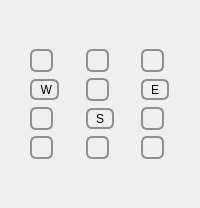
  <widget class="QDockWidget" name="dockWidget">
   <property name="windowTitle">
    <string>PanTool</string>
   </property>
   <attribute name="dockWidgetArea">
    <number>1</number>
   </attribute>
   <widget class="QWidget" name="dockWidgetContents_2">
    <layout class="QVBoxLayout" name="verticalLayout_13">
     <item>
      <spacer name="verticalSpacer_3">
       <property name="orientation">
        <enum>Qt::Vertical</enum>
       </property>
       <property name="sizeHint" stdset="0">
        <size>
         <width>20</width>
         <height>40</height>
        </size>
       </property>
      </spacer>
     </item>
     <item>
      <layout class="QGridLayout" name="gridLayout">
       <item row="7" column="1">
        <widget class="QToolButton" name="west">
         <property name="toolTip">
          <string>West</string>
         </property>
         <property name="styleSheet">
          <string notr="true"> QToolButton { /* all types of tool button */
     border: 2px solid #8f8f91;
     border-radius: 6px;
     background-color: qlineargradient(x1: 0, y1: 0, x2: 0, y2: 1,
                                       stop: 0 #f6f7fa, stop: 1 #dadbde);
 }

 QToolButton[popupMode=&quot;1&quot;] { /* only for MenuButtonPopup */
     padding-right: 20px; /* make way for the popup button */
 }

 QToolButton:pressed {
     background-color: qlineargradient(x1: 0, y1: 0, x2: 0, y2: 1,
                                       stop: 0 #dadbde, stop: 1 #f6f7fa);
 }

 QToolButton:checked {
     background-color: qlineargradient(x1: 0, y1: 0, x2: 0, y2: 1,
                                       stop: 0 white, stop: 1 blue);
 }

 /* the subcontrols below are used only in the MenuButtonPopup mode */
 QToolButton::menu-button {
     border: 2px solid gray;
     border-top-right-radius: 6px;
     border-bottom-right-radius: 6px;
     /* 16px width + 4px for border = 20px allocated above */
     width: 16px;
 }

 QToolButton::menu-arrow {
     image: url(downarrow.png);
 }

 QToolButton::menu-arrow:open {
     top: 1px; left: 1px; /* shift it a bit */
 }</string>
         </property>
         <property name="text">
          <string> W</string>
         </property>
         <property name="icon">
          <iconset resource="../resources.qrc">
           <normaloff>:/icons/shapeimage_5.png</normaloff>:/icons/shapeimage_5.png</iconset>
         </property>
        </widget>
       </item>
       <item row="7" column="4">
        <widget class="QToolButton" name="east">
         <property name="toolTip">
          <string>East</string>
         </property>
         <property name="styleSheet">
          <string notr="true"> QToolButton { /* all types of tool button */
     border: 2px solid #8f8f91;
     border-radius: 6px;
     background-color: qlineargradient(x1: 0, y1: 0, x2: 0, y2: 1,
                                       stop: 0 #f6f7fa, stop: 1 #dadbde);
 }

 QToolButton[popupMode=&quot;1&quot;] { /* only for MenuButtonPopup */
     padding-right: 20px; /* make way for the popup button */
 }

 QToolButton:pressed {
     background-color: qlineargradient(x1: 0, y1: 0, x2: 0, y2: 1,
                                       stop: 0 #dadbde, stop: 1 #f6f7fa);
 }

 QToolButton:checked {
     background-color: qlineargradient(x1: 0, y1: 0, x2: 0, y2: 1,
                                       stop: 0 white, stop: 1 blue);
 }

 /* the subcontrols below are used only in the MenuButtonPopup mode */
 QToolButton::menu-button {
     border: 2px solid gray;
     border-top-right-radius: 6px;
     border-bottom-right-radius: 6px;
     /* 16px width + 4px for border = 20px allocated above */
     width: 16px;
 }

 QToolButton::menu-arrow {
     image: url(downarrow.png);
 }

 QToolButton::menu-arrow:open {
     top: 1px; left: 1px; /* shift it a bit */
 }</string>
         </property>
         <property name="text">
          <string> E </string>
         </property>
         <property name="icon">
          <iconset resource="../resources.qrc">
           <normaloff>:/icons/shapeimage_4.png</normaloff>:/icons/shapeimage_4.png</iconset>
         </property>
        </widget>
       </item>
       <item row="7" column="3">
        <widget class="QToolButton" name="center">
         <property name="styleSheet">
          <string notr="true"> QToolButton { /* all types of tool button */
     border: 2px solid #8f8f91;
     border-radius: 6px;
     background-color: qlineargradient(x1: 0, y1: 0, x2: 0, y2: 1,
                                       stop: 0 #f6f7fa, stop: 1 #dadbde);
 }

 QToolButton[popupMode=&quot;1&quot;] { /* only for MenuButtonPopup */
     padding-right: 20px; /* make way for the popup button */
 }

 QToolButton:pressed {
     background-color: qlineargradient(x1: 0, y1: 0, x2: 0, y2: 1,
                                       stop: 0 #dadbde, stop: 1 #f6f7fa);
 }

 QToolButton:checked {
     background-color: qlineargradient(x1: 0, y1: 0, x2: 0, y2: 1,
                                       stop: 0 white, stop: 1 blue);
 }

 /* the subcontrols below are used only in the MenuButtonPopup mode */
 QToolButton::menu-button {
     border: 2px solid gray;
     border-top-right-radius: 6px;
     border-bottom-right-radius: 6px;
     /* 16px width + 4px for border = 20px allocated above */
     width: 16px;
 }

 QToolButton::menu-arrow {
     image: url(downarrow.png);
 }

 QToolButton::menu-arrow:open {
     top: 1px; left: 1px; /* shift it a bit */
 }</string>
         </property>
         <property name="text">
          <string/>
         </property>
         <property name="icon">
          <iconset resource="../resources.qrc">
           <normaloff>:/icons/pan.png</normaloff>:/icons/pan.png</iconset>
         </property>
        </widget>
       </item>
       <item row="9" column="1">
        <widget class="QToolButton" name="southwest">
         <property name="toolTip">
          <string>SouthWest</string>
         </property>
         <property name="styleSheet">
          <string notr="true"> QToolButton { /* all types of tool button */
     border: 2px solid #8f8f91;
     border-radius: 6px;
     background-color: qlineargradient(x1: 0, y1: 0, x2: 0, y2: 1,
                                       stop: 0 #f6f7fa, stop: 1 #dadbde);
 }

 QToolButton[popupMode=&quot;1&quot;] { /* only for MenuButtonPopup */
     padding-right: 20px; /* make way for the popup button */
 }

 QToolButton:pressed {
     background-color: qlineargradient(x1: 0, y1: 0, x2: 0, y2: 1,
                                       stop: 0 #dadbde, stop: 1 #f6f7fa);
 }

 QToolButton:checked {
     background-color: qlineargradient(x1: 0, y1: 0, x2: 0, y2: 1,
                                       stop: 0 white, stop: 1 blue);
 }

 /* the subcontrols below are used only in the MenuButtonPopup mode */
 QToolButton::menu-button {
     border: 2px solid gray;
     border-top-right-radius: 6px;
     border-bottom-right-radius: 6px;
     /* 16px width + 4px for border = 20px allocated above */
     width: 16px;
 }

 QToolButton::menu-arrow {
     image: url(downarrow.png);
 }

 QToolButton::menu-arrow:open {
     top: 1px; left: 1px; /* shift it a bit */
 }</string>
         </property>
         <property name="text">
          <string/>
         </property>
         <property name="icon">
          <iconset resource="../resources.qrc">
           <normaloff>:/icons/shapeimage_8.png</normaloff>:/icons/shapeimage_8.png</iconset>
         </property>
        </widget>
       </item>
       <item row="9" column="3">
        <widget class="QToolButton" name="south">
         <property name="toolTip">
          <string>South</string>
         </property>
         <property name="styleSheet">
          <string notr="true"> QToolButton { /* all types of tool button */
     border: 2px solid #8f8f91;
     border-radius: 6px;
     background-color: qlineargradient(x1: 0, y1: 0, x2: 0, y2: 1,
                                       stop: 0 #f6f7fa, stop: 1 #dadbde);
 }

 QToolButton[popupMode=&quot;1&quot;] { /* only for MenuButtonPopup */
     padding-right: 20px; /* make way for the popup button */
 }

 QToolButton:pressed {
     background-color: qlineargradient(x1: 0, y1: 0, x2: 0, y2: 1,
                                       stop: 0 #dadbde, stop: 1 #f6f7fa);
 }

 QToolButton:checked {
     background-color: qlineargradient(x1: 0, y1: 0, x2: 0, y2: 1,
                                       stop: 0 white, stop: 1 blue);
 }

 /* the subcontrols below are used only in the MenuButtonPopup mode */
 QToolButton::menu-button {
     border: 2px solid gray;
     border-top-right-radius: 6px;
     border-bottom-right-radius: 6px;
     /* 16px width + 4px for border = 20px allocated above */
     width: 16px;
 }

 QToolButton::menu-arrow {
     image: url(downarrow.png);
 }

 QToolButton::menu-arrow:open {
     top: 1px; left: 1px; /* shift it a bit */
 }</string>
         </property>
         <property name="text">
          <string> S </string>
         </property>
         <property name="icon">
          <iconset resource="../resources.qrc">
           <normaloff>:/icons/shapeimage_6.png</normaloff>:/icons/shapeimage_6.png</iconset>
         </property>
        </widget>
       </item>
       <item row="9" column="4">
        <widget class="QToolButton" name="southeast">
         <property name="toolTip">
          <string>SouthEast</string>
         </property>
         <property name="styleSheet">
          <string notr="true"> QToolButton { /* all types of tool button */
     border: 2px solid #8f8f91;
     border-radius: 6px;
     background-color: qlineargradient(x1: 0, y1: 0, x2: 0, y2: 1,
                                       stop: 0 #f6f7fa, stop: 1 #dadbde);
 }

 QToolButton[popupMode=&quot;1&quot;] { /* only for MenuButtonPopup */
     padding-right: 20px; /* make way for the popup button */
 }

 QToolButton:pressed {
     background-color: qlineargradient(x1: 0, y1: 0, x2: 0, y2: 1,
                                       stop: 0 #dadbde, stop: 1 #f6f7fa);
 }

 QToolButton:checked {
     background-color: qlineargradient(x1: 0, y1: 0, x2: 0, y2: 1,
                                       stop: 0 white, stop: 1 blue);
 }

 /* the subcontrols below are used only in the MenuButtonPopup mode */
 QToolButton::menu-button {
     border: 2px solid gray;
     border-top-right-radius: 6px;
     border-bottom-right-radius: 6px;
     /* 16px width + 4px for border = 20px allocated above */
     width: 16px;
 }

 QToolButton::menu-arrow {
     image: url(downarrow.png);
 }

 QToolButton::menu-arrow:open {
     top: 1px; left: 1px; /* shift it a bit */
 }</string>
         </property>
         <property name="text">
          <string/>
         </property>
         <property name="icon">
          <iconset resource="../resources.qrc">
           <normaloff>:/icons/shapeimage_10.png</normaloff>:/icons/shapeimage_10.png</iconset>
         </property>
        </widget>
       </item>
       <item row="4" column="3">
        <widget class="QToolButton" name="north">
         <property name="toolTip">
          <string>North</string>
         </property>
         <property name="styleSheet">
          <string notr="true"> QToolButton { /* all types of tool button */
     border: 2px solid #8f8f91;
     border-radius: 6px;
     background-color: qlineargradient(x1: 0, y1: 0, x2: 0, y2: 1,
                                       stop: 0 #f6f7fa, stop: 1 #dadbde);
 }

 QToolButton[popupMode=&quot;1&quot;] { /* only for MenuButtonPopup */
     padding-right: 20px; /* make way for the popup button */
 }

 QToolButton:pressed {
     background-color: qlineargradient(x1: 0, y1: 0, x2: 0, y2: 1,
                                       stop: 0 #dadbde, stop: 1 #f6f7fa);
 }

 QToolButton:checked {
     background-color: qlineargradient(x1: 0, y1: 0, x2: 0, y2: 1,
                                       stop: 0 white, stop: 1 blue);
 }

 /* the subcontrols below are used only in the MenuButtonPopup mode */
 QToolButton::menu-button {
     border: 2px solid gray;
     border-top-right-radius: 6px;
     border-bottom-right-radius: 6px;
     /* 16px width + 4px for border = 20px allocated above */
     width: 16px;
 }

 QToolButton::menu-arrow {
     image: url(downarrow.png);
 }

 QToolButton::menu-arrow:open {
     top: 1px; left: 1px; /* shift it a bit */
 }</string>
         </property>
         <property name="text">
          <string/>
         </property>
         <property name="icon">
          <iconset resource="../resources.qrc">
           <normaloff>:/icons/shapeimage_3.png</normaloff>:/icons/shapeimage_3.png</iconset>
         </property>
        </widget>
       </item>
       <item row="4" column="1">
        <widget class="QToolButton" name="northwest">
         <property name="toolTip">
          <string>NordWest</string>
         </property>
         <property name="styleSheet">
          <string notr="true"> QToolButton { /* all types of tool button */
     border: 2px solid #8f8f91;
     border-radius: 6px;
     background-color: qlineargradient(x1: 0, y1: 0, x2: 0, y2: 1,
                                       stop: 0 #f6f7fa, stop: 1 #dadbde);
 }

 QToolButton[popupMode=&quot;1&quot;] { /* only for MenuButtonPopup */
     padding-right: 20px; /* make way for the popup button */
 }

 QToolButton:pressed {
     background-color: qlineargradient(x1: 0, y1: 0, x2: 0, y2: 1,
                                       stop: 0 #dadbde, stop: 1 #f6f7fa);
 }

 QToolButton:checked {
     background-color: qlineargradient(x1: 0, y1: 0, x2: 0, y2: 1,
                                       stop: 0 white, stop: 1 blue);
 }

 /* the subcontrols below are used only in the MenuButtonPopup mode */
 QToolButton::menu-button {
     border: 2px solid gray;
     border-top-right-radius: 6px;
     border-bottom-right-radius: 6px;
     /* 16px width + 4px for border = 20px allocated above */
     width: 16px;
 }

 QToolButton::menu-arrow {
     image: url(downarrow.png);
 }

 QToolButton::menu-arrow:open {
     top: 1px; left: 1px; /* shift it a bit */
 }</string>
         </property>
         <property name="text">
          <string/>
         </property>
         <property name="icon">
          <iconset resource="../resources.qrc">
           <normaloff>:/icons/shapeimage_9.png</normaloff>:/icons/shapeimage_9.png</iconset>
         </property>
        </widget>
       </item>
       <item row="4" column="4">
        <widget class="QToolButton" name="northeast">
         <property name="toolTip">
          <string>NordEast</string>
         </property>
         <property name="styleSheet">
          <string notr="true"> QToolButton { /* all types of tool button */
     border: 2px solid #8f8f91;
     border-radius: 6px;
     background-color: qlineargradient(x1: 0, y1: 0, x2: 0, y2: 1,
                                       stop: 0 #f6f7fa, stop: 1 #dadbde);
 }

 QToolButton[popupMode=&quot;1&quot;] { /* only for MenuButtonPopup */
     padding-right: 20px; /* make way for the popup button */
 }

 QToolButton:pressed {
     background-color: qlineargradient(x1: 0, y1: 0, x2: 0, y2: 1,
                                       stop: 0 #dadbde, stop: 1 #f6f7fa);
 }

 QToolButton:checked {
     background-color: qlineargradient(x1: 0, y1: 0, x2: 0, y2: 1,
                                       stop: 0 white, stop: 1 blue);
 }

 /* the subcontrols below are used only in the MenuButtonPopup mode */
 QToolButton::menu-button {
     border: 2px solid gray;
     border-top-right-radius: 6px;
     border-bottom-right-radius: 6px;
     /* 16px width + 4px for border = 20px allocated above */
     width: 16px;
 }

 QToolButton::menu-arrow {
     image: url(downarrow.png);
 }

 QToolButton::menu-arrow:open {
     top: 1px; left: 1px; /* shift it a bit */
 }</string>
         </property>
         <property name="text">
          <string/>
         </property>
         <property name="icon">
          <iconset resource="../resources.qrc">
           <normaloff>:/icons/shapeimage_7.png</normaloff>:/icons/shapeimage_7.png</iconset>
         </property>
        </widget>
       </item>
       <item row="10" column="1">
        <widget class="QToolButton" name="zoomDell">
         <property name="styleSheet">
          <string notr="true"> QToolButton { /* all types of tool button */
     border: 2px solid #8f8f91;
     border-radius: 6px;
     background-color: qlineargradient(x1: 0, y1: 0, x2: 0, y2: 1,
                                       stop: 0 #f6f7fa, stop: 1 #dadbde);
 }

 QToolButton[popupMode=&quot;1&quot;] { /* only for MenuButtonPopup */
     padding-right: 20px; /* make way for the popup button */
 }

 QToolButton:pressed {
     background-color: qlineargradient(x1: 0, y1: 0, x2: 0, y2: 1,
                                       stop: 0 #dadbde, stop: 1 #f6f7fa);
 }

 QToolButton:checked {
     background-color: qlineargradient(x1: 0, y1: 0, x2: 0, y2: 1,
                                       stop: 0 white, stop: 1 blue);
 }

 /* the subcontrols below are used only in the MenuButtonPopup mode */
 QToolButton::menu-button {
     border: 2px solid gray;
     border-top-right-radius: 6px;
     border-bottom-right-radius: 6px;
     /* 16px width + 4px for border = 20px allocated above */
     width: 16px;
 }

 QToolButton::menu-arrow {
     image: url(downarrow.png);
 }

 QToolButton::menu-arrow:open {
     top: 1px; left: 1px; /* shift it a bit */
 }</string>
         </property>
         <property name="text">
          <string/>
         </property>
         <property name="icon">
          <iconset resource="../resources.qrc">
           <normaloff>:/icons/zoom-out.png</normaloff>:/icons/zoom-out.png</iconset>
         </property>
        </widget>
       </item>
       <item row="10" column="3">
        <widget class="QToolButton" name="clview">
         <property name="styleSheet">
          <string notr="true"> QToolButton { /* all types of tool button */
     border: 2px solid #8f8f91;
     border-radius: 6px;
     background-color: qlineargradient(x1: 0, y1: 0, x2: 0, y2: 1,
                                       stop: 0 #f6f7fa, stop: 1 #dadbde);
 }

 QToolButton[popupMode=&quot;1&quot;] { /* only for MenuButtonPopup */
     padding-right: 20px; /* make way for the popup button */
 }

 QToolButton:pressed {
     background-color: qlineargradient(x1: 0, y1: 0, x2: 0, y2: 1,
                                       stop: 0 #dadbde, stop: 1 #f6f7fa);
 }

 QToolButton:checked {
     background-color: qlineargradient(x1: 0, y1: 0, x2: 0, y2: 1,
                                       stop: 0 white, stop: 1 blue);
 }

 /* the subcontrols below are used only in the MenuButtonPopup mode */
 QToolButton::menu-button {
     border: 2px solid gray;
     border-top-right-radius: 6px;
     border-bottom-right-radius: 6px;
     /* 16px width + 4px for border = 20px allocated above */
     width: 16px;
 }

 QToolButton::menu-arrow {
     image: url(downarrow.png);
 }

 QToolButton::menu-arrow:open {
     top: 1px; left: 1px; /* shift it a bit */
 }</string>
         </property>
         <property name="text">
          <string/>
         </property>
         <property name="icon">
          <iconset resource="../resources.qrc">
           <normaloff>:/icons/600px-Brosen_windrose.svg.png</normaloff>:/icons/600px-Brosen_windrose.svg.png</iconset>
         </property>
        </widget>
       </item>
       <item row="10" column="4">
        <widget class="QToolButton" name="zoomAdd">
         <property name="styleSheet">
          <string notr="true"> QToolButton { /* all types of tool button */
     border: 2px solid #8f8f91;
     border-radius: 6px;
     background-color: qlineargradient(x1: 0, y1: 0, x2: 0, y2: 1,
                                       stop: 0 #f6f7fa, stop: 1 #dadbde);
 }

 QToolButton[popupMode=&quot;1&quot;] { /* only for MenuButtonPopup */
     padding-right: 20px; /* make way for the popup button */
 }

 QToolButton:pressed {
     background-color: qlineargradient(x1: 0, y1: 0, x2: 0, y2: 1,
                                       stop: 0 #dadbde, stop: 1 #f6f7fa);
 }

 QToolButton:checked {
     background-color: qlineargradient(x1: 0, y1: 0, x2: 0, y2: 1,
                                       stop: 0 white, stop: 1 blue);
 }

 /* the subcontrols below are used only in the MenuButtonPopup mode */
 QToolButton::menu-button {
     border: 2px solid gray;
     border-top-right-radius: 6px;
     border-bottom-right-radius: 6px;
     /* 16px width + 4px for border = 20px allocated above */
     width: 16px;
 }

 QToolButton::menu-arrow {
     image: url(downarrow.png);
 }

 QToolButton::menu-arrow:open {
     top: 1px; left: 1px; /* shift it a bit */
 }</string>
         </property>
         <property name="text">
          <string/>
         </property>
         <property name="icon">
          <iconset resource="../resources.qrc">
           <normaloff>:/icons/zoom-in.png</normaloff>:/icons/zoom-in.png</iconset>
         </property>
        </widget>
       </item>
      </layout>
     </item>
     <item>
      <spacer name="verticalSpacer">
       <property name="orientation">
        <enum>Qt::Vertical</enum>
       </property>
       <property name="sizeHint" stdset="0">
        <size>
         <width>20</width>
         <height>40</height>
        </size>
       </property>
      </spacer>
     </item>
    </layout>
   </widget>
  </widget>
